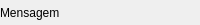
     <widget class="QFrame" name="bottomFrame">
      <property name="minimumSize">
       <size>
        <width>0</width>
        <height>25</height>
       </size>
      </property>
      <property name="maximumSize">
       <size>
        <width>16777215</width>
        <height>25</height>
       </size>
      </property>
      <property name="autoFillBackground">
       <bool>false</bool>
      </property>
      <property name="styleSheet">
       <string notr="true"/>
      </property>
      <property name="frameShape">
       <enum>QFrame::NoFrame</enum>
      </property>
      <property name="frameShadow">
       <enum>QFrame::Plain</enum>
      </property>
      <property name="lineWidth">
       <number>0</number>
      </property>
      <layout class="QHBoxLayout" name="horizontalLayout_6">
       <property name="spacing">
        <number>0</number>
       </property>
       <property name="leftMargin">
        <number>0</number>
       </property>
       <property name="topMargin">
        <number>0</number>
       </property>
       <property name="rightMargin">
        <number>5</number>
       </property>
       <property name="bottomMargin">
        <number>0</number>
       </property>
       <item>
        <widget class="QLabel" name="labelInfoMessage">
         <property name="text">
          <string>Mensagem</string>
         </property>
        </widget>
       </item>
       <item>
        <widget class="QLabel" name="label_18">
         <property name="text">
          <string/>
         </property>
        </widget>
       </item>
       <item>
        <widget class="QLabel" name="labelSystemInManual_2">
         <property name="minimumSize">
          <size>
           <width>23</width>
           <height>23</height>
          </size>
         </property>
         <property name="maximumSize">
          <size>
           <width>23</width>
           <height>23</height>
          </size>
         </property>
         <property name="text">
          <string/>
         </property>
         <property name="pixmap">
          <pixmap resource="rsc.qrc">:/imagens/icons/hand_selected.png</pixmap>
         </property>
         <property name="scaledContents">
          <bool>true</bool>
         </property>
        </widget>
       </item>
       <item>
        <widget class="QLabel" name="labelSystemInAuto_2">
         <property name="minimumSize">
          <size>
           <width>23</width>
           <height>23</height>
          </size>
         </property>
         <property name="maximumSize">
          <size>
           <width>23</width>
           <height>23</height>
          </size>
         </property>
         <property name="text">
          <string/>
         </property>
         <property name="pixmap">
          <pixmap resource="rsc.qrc">:/imagens/icons/arrow-automaticpng.png</pixmap>
         </property>
         <property name="scaledContents">
          <bool>true</bool>
         </property>
        </widget>
       </item>
      </layout>
     </widget>
